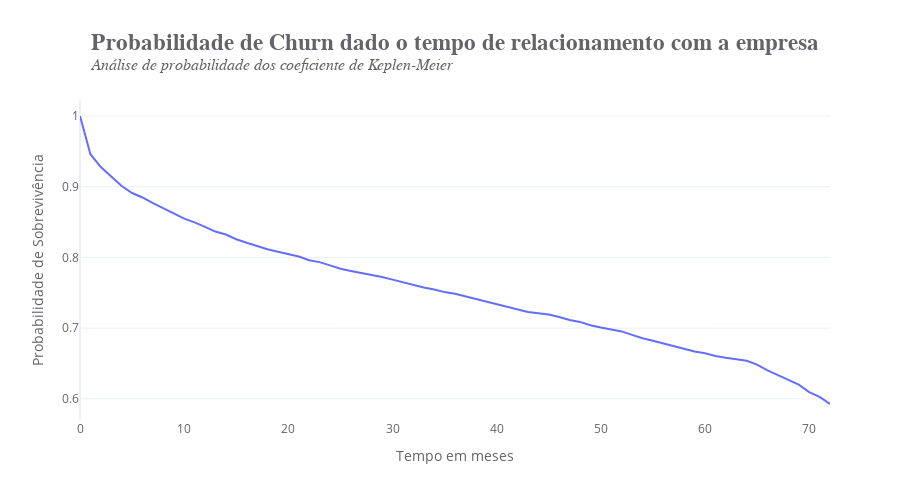

Write notebook code for a chart like this one.
### Code cell
# Plotando o gráfico
fig = go.Figure(data=[go.Scatter(x=tempo, y=probabilidade)])

# Atualizando o layout da figure
fig.update_layout(
    title='<b>Probabilidade de Churn dado o tempo de relacionamento com a empresa</b><br><sup><i>Análise de probabilidade dos coeficiente de Keplen-Meier</i></sup>',
    title_font=dict(size=23, family="Arial"),
    font_color='#646369',
    template='plotly_white',
    yaxis=dict(showticklabels=True, showgrid=True, title='Probabilidade de Sobrevivência'),
    xaxis=dict(showgrid=False, title='Tempo em meses'),
    title_x=0.1,
    width=910,
    height=500,
    showlegend=False
)

### Figure 1 — Plotly figure (JSON) as saved in the notebook; plotly's stock layout.template omitted (floating-point values rounded to 4 significant figures)
{"data": [{"type": "scatter", "x": [0, 1, 2, 3, 4, 5, 6, 7, 8, 9, 10, 11, 12, 13, 14, 15, 16, 17, 18, 19, 20, 21, 22, 23, 24, 25, 26, 27, 28, 29, 30, 31, 32, 33, 34, 35, 36, 37, 38, 39, 40, 41, 42, 43, 44, 45, 46, 47, 48, 49, 50, 51, 52, 53, 54, 55, 56, 57, 58, 59, 60, 61, 62, 63, 64, 65, 66, 67, 68, 69, 70, 71, 72], "y": [1, 0.946, 0.9278, 0.9137, 0.901, 0.8911, 0.8848, 0.8767, 0.8699, 0.8624, 0.8549, 0.8497, 0.8432, 0.8366, 0.8324, 0.8258, 0.8207, 0.816, 0.8115, 0.808, 0.8045, 0.8012, 0.796, 0.7934, 0.7887, 0.784, 0.7809, 0.7781, 0.7755, 0.7722, 0.7687, 0.7651, 0.7607, 0.7574, 0.7546, 0.751, 0.7485, 0.7448, 0.7415, 0.7379, 0.7345, 0.7308, 0.727, 0.7228, 0.7211, 0.7194, 0.7158, 0.7116, 0.7088, 0.7041, 0.7009, 0.6982, 0.6954, 0.6905, 0.6857, 0.6823, 0.6784, 0.6752, 0.6706, 0.6671, 0.6644, 0.6606, 0.6581, 0.6561, 0.6538, 0.6485, 0.6404, 0.6336, 0.6269, 0.6201, 0.6097, 0.6028, 0.5928]}], "layout": {"font": {"color": "#646369"}, "height": 500, "showlegend": false, "title": {"font": {"family": "Arial", "size": 23}, "text": "<b>Probabilidade de Churn dado o tempo de relacionamento com a empresa</b><br><sup><i>Análise de probabilidade dos coeficiente de Keplen-Meier</i></sup>", "x": 0.1}, "width": 910, "xaxis": {"showgrid": false, "title": {"text": "Tempo em meses"}}, "yaxis": {"showgrid": true, "showticklabels": true, "title": {"text": "Probabilidade de Sobrevivência"}}}}
